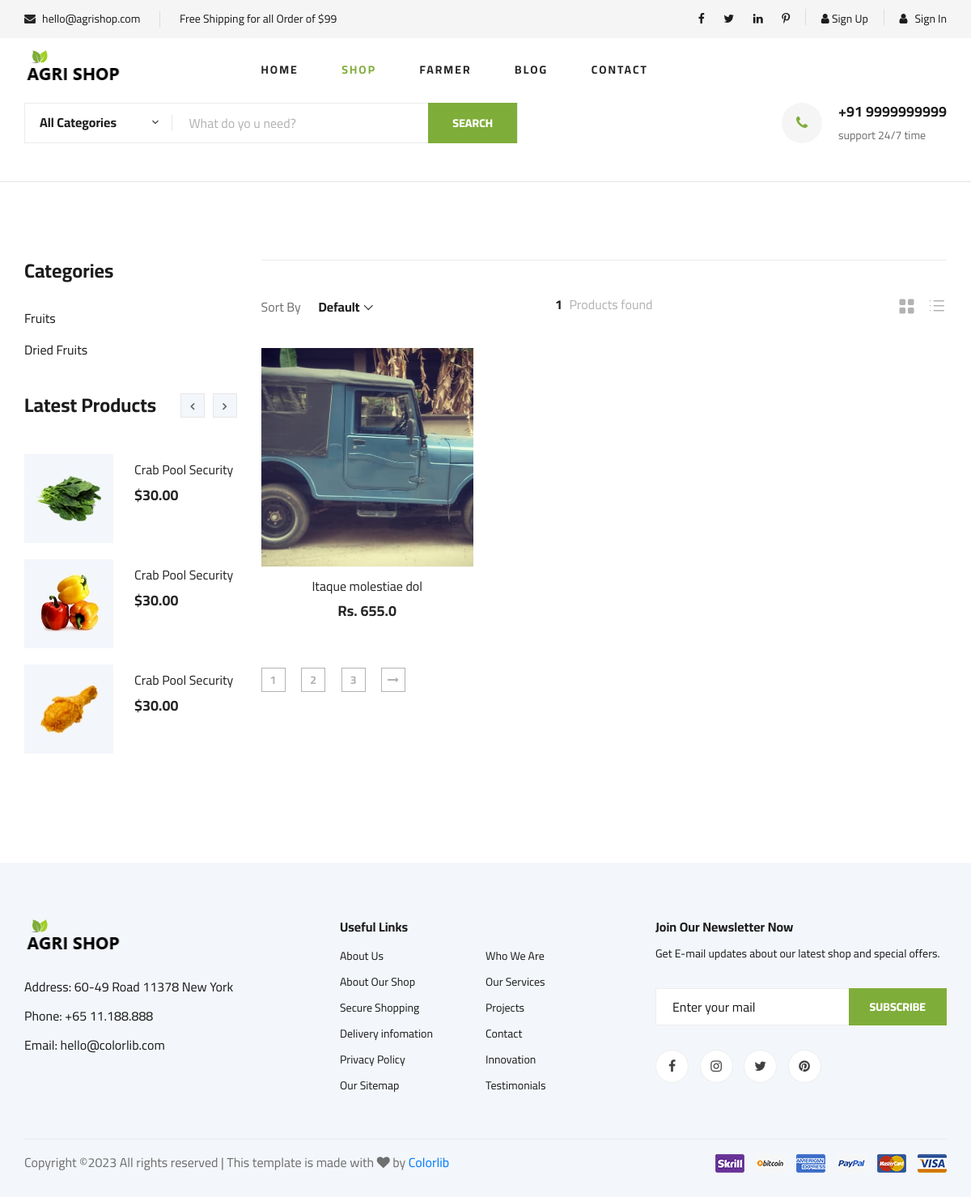
The page /public/shop on the database its author committed.
### site_admin/models.py (models this page shows, shortened)
class Category(models.Model):
    unique_id=models.AutoField(primary_key=True, null=False)
    category_name=models.CharField(max_length=255, null=False)
    date_added = models.DateTimeField(default=now, editable=False)

### farmer/models.py (models this page shows, shortened)
class Products(models.Model):
    unique_id=models.AutoField(primary_key=True, null=False)
    title=models.CharField(max_length=500, default='null', null=False)
    text=models.TextField(default='null', null=False )
    description=models.TextField(default='null', null=False )
    price=models.FloatField(default=0, null=False)
    weight=models.FloatField(default=0, null=False)
    availability=models.IntegerField(default=0, null=False)
    category = models.ForeignKey(Category, on_delete=models.CASCADE, default=0,)
    product_image = models.TextField(blank=True, null=True)
    status_choices = [
        ('pending', 'Pending'),
        ('active', 'Active'),
    ]
    status = models.CharField(max_length=15, choices=status_choices, default="active")
    date_added = models.DateTimeField(default=now, editable=False)

### public/views.py (the view)
# urls.py: path('shop', views.shop, name="shop"),
def shop(request):
    categories = Admin_Category.objects.all()
    products = Farmer_Products.objects.all()
    context = { 'categories':categories, 'products':products }
    return render(request,'public/shop.html', context)

### templates/public/shop.html (shortened to what this page needs)
{% extends 'layout.html' %}
{% load static %}
{% block content %}
{% include 'includes/hamburger.html'  %}
<hr >
<section class="product spad">
    <div class="container">
        <div class="row">
            <div class="col-lg-3 col-md-5">
                <div class="sidebar">
                    <div class="sidebar__item">
                        <h4>Categories</h4>
                        <ul>
                          {% if categories.count > 0 %}
                          {% for row in categories %}
                          <li><a href="#">{{ row.category_name }}</a></li>
                          {% endfor %}
                          {% else %}
                          No categories addded!
                          {% endif %}
                        </ul>
                    </div>
                    <div class="sidebar__item">
                        <div class="latest-product__text">
                            <h4>Latest Products</h4>
                            <div class="latest-product__slider owl-carousel">
                                <div class="latest-prdouct__slider__item">
                                    <a href="#" class="latest-product__item">
                                        <div class="latest-product__item__pic">
                                            <img src="{% static 'img/latest-product/lp-1.jpg' %}" alt="">
                                        </div>
                                        <div class="latest-product__item__text">
                                            <h6>Crab Pool Security</h6>
                                            <span>$30.00</span>
                                        </div>
                                    </a>
                                    <a href="#" class="latest-product__item">
                                        <div class="latest-product__item__pic">
                                            <img src="{% static 'img/latest-product/lp-2.jpg' %}" alt="">
                                        </div>
                                        <div class="latest-product__item__text">
                                            <h6>Crab Pool Security</h6>
                                            <span>$30.00</span>
                                        </div>
                                    </a>
                                    <a href="#" class="latest-product__item">
                                        <div class="latest-product__item__pic">
                                            <img src="{% static 'img/latest-product/lp-3.jpg' %}" alt="">
                                        </div>
                                        <div class="latest-product__item__text">
                                            <h6>Crab Pool Security</h6>
                                            <span>$30.00</span>
                                        </div>
                                    </a>
                                </div>
                            </div>
                        </div>
                    </div>
                </div>
            </div>
            <div class="col-lg-9 col-md-7">
                <div class="filter__item">
                    <div class="row">
                        <div class="col-lg-4 col-md-5">
                            <div class="filter__sort">
                                <span>Sort By</span>
                            </div>
                        </div>
                        <div class="col-lg-4 col-md-4">
                            <div class="filter__found">
                                <h6><span>{{ products.count }}</span> Products found</h6>
                            </div>
                        </div>
                        <div class="col-lg-4 col-md-3">
                            <div class="filter__option">
                                <span class="icon_grid-2x2"></span>
                                <span class="icon_ul"></span>
                            </div>
                        </div>
                    </div>
                </div>
                <div class="row">
{% if products.count > 0 %}
{% for row in products %}
<div class="col-lg-4 col-md-6 col-sm-6">
    <div class="product__item">
        <div class="product__item__pic set-bg" data-setbg="{{ row.product_image }}">
        </div>
        <div class="product__item__text">
            <h6><a href="{% url 'public:shop_details' id=row.unique_id %}">{{ row.title }}</a></h6>
            <h5>Rs. {{ row.price }}</h5>
        </div>
    </div>
</div>
{% endfor %}
{% else %}
 No Products Added
{% endif %}
                </div>
                <div class="product__pagination">
                    <a href="#">1</a>
                    <a href="#">2</a>
                    <a href="#">3</a>
                    <a href="#"><i class="fa fa-long-arrow-right"></i></a>
                </div>
            </div>
        </div>
    </div>
</section>
{% include 'includes/footer.html'  %}
{% endblock %}

### static/css/style.css (style rules this page uses)
html, body { height: 100%; font-family: "Cairo", sans-serif; -webkit-font-smoothing: antialiased; font-smoothing: antialiased; }
h1, h2, h3, h4, h5, h6 { margin: 0; color: #111111; font-weight: 400; font-family: "Cairo", sans-serif; }
h4 { font-size: 24px; }
h5 { font-size: 18px; }
h6 { font-size: 16px; }
img { max-width: 100%; }
ul, ol { padding: 0; margin: 0; }
.set-bg { background-repeat: no-repeat; background-size: cover; background-position: top center; }
.spad { padding-top: 100px; padding-bottom: 100px; }
.latest-product__text h4 { font-weight: 700; color: #1c1c1c; margin-bottom: 45px; }
.latest-product__item { margin-bottom: 20px; overflow: hidden; display: block; }
.latest-product__item__pic { float: left; margin-right: 26px; }
.latest-product__item__pic img { height: 110px; width: 110px; }
.latest-product__item__text { overflow: hidden; padding-top: 10px; }
.latest-product__item__text h6 { color: #252525; margin-bottom: 8px; }
.latest-product__item__text span { font-size: 18px; display: block; color: #252525; font-weight: 700; }
.sidebar__item { margin-bottom: 35px; }
.sidebar__item h4 { color: #1c1c1c; font-weight: 700; margin-bottom: 25px; }
.sidebar__item ul li { list-style: none; }
.sidebar__item ul li a { font-size: 16px; color: #1c1c1c; line-height: 39px; display: block; }
.sidebar__item .latest-product__text { position: relative; }
.sidebar__item .latest-product__text h4 { margin-bottom: 45px; }
.product { padding-top: 80px; padding-bottom: 80px; }
.filter__item { padding-top: 45px; border-top: 1px solid #ebebeb; padding-bottom: 20px; }
.filter__sort { margin-bottom: 15px; }
.filter__sort span { font-size: 16px; color: #6f6f6f; display: inline-block; }
.filter__found { text-align: center; margin-bottom: 15px; }
.filter__found h6 { font-size: 16px; color: #b2b2b2; }
.filter__found h6 span { color: #1c1c1c; font-weight: 700; margin-right: 5px; }
.filter__option { text-align: right; margin-bottom: 15px; }
.filter__option span { font-size: 24px; color: #b2b2b2; margin-right: 10px; cursor: pointer; -webkit-transition: all, 0.3s; -moz-transition: all, 0.3s; -ms-transition: all, 0.3s; -o-transition: all, 0.3s; transition: all, 0.3s; }
.filter__option span:last-child { margin: 0; }
.product__item { margin-bottom: 50px; }
.product__item__pic { height: 270px; position: relative; overflow: hidden; }
.product__item__text { text-align: center; padding-top: 15px; }
.product__item__text h6 { margin-bottom: 10px; }
.product__item__text h6 a { color: #252525; }
.product__item__text h5 { color: #252525; font-weight: 700; }
.product__pagination, .blog__pagination { padding-top: 10px; }
.product__pagination a, .blog__pagination a { display: inline-block; width: 30px; height: 30px; border: 1px solid #b2b2b2; font-size: 14px; color: #b2b2b2; font-weight: 700; line-height: 28px; text-align: center; margin-right: 16px; -webkit-transition: all, 0.3s; -moz-transition: all, 0.3s; -ms-transition: all, 0.3s; -o-transition: all, 0.3s; transition: all, 0.3s; }
.product__pagination a:last-child, .blog__pagination a:last-child { margin-right: 0; }
@media only screen and (min-width: 1200px) { .container { max-width: 1170px; } }

### rows shown on the page
Category: category_name "Fruits"
Category: category_name "Dried Fruits"
Products: title "Itaque molestiae dol", price "655.0"

### other values the page prints
{{ products.count }} "1"
